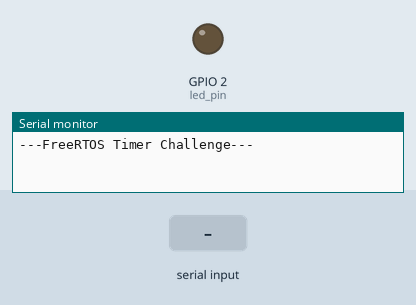
The sketch below on a simulated ESP32. Shown: output pins drawn as LEDs (lit = HIGH), the last lines printed to the serial monitor. The inputs (shaded band) are chosen by the test bench.

Above: at 1.8 s.
1.9 s: byte 30 received over Serial
At 2.4 s:
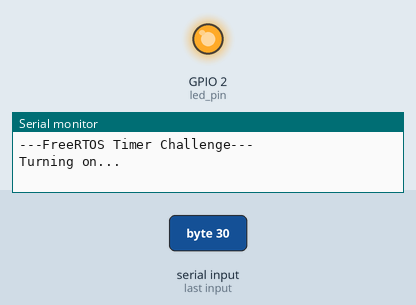
3.4 s: byte 90 received over Serial
At 9.8 s:
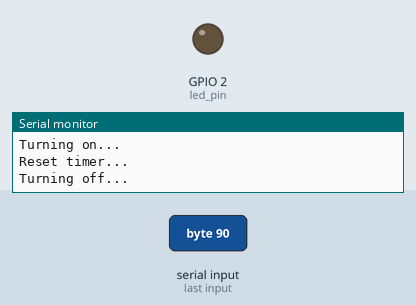
Timing chart, 0 to 10.9 s (numbered marks = the images above; inputs shaded):
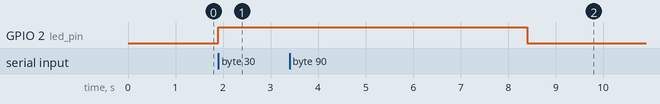

Measured:
- after the input at 1.9 s, GPIO 2 (led_pin): LOW → HIGH at once
- after the input at 3.4 s, GPIO 2 (led_pin): HIGH → LOW after 5.0 s

The sketch:

part8-challenge.ino
```cpp
// Part 8 Challenge - Software timer
/* Turn on LED when entering serial commands. Turn it off if serial is inactive
 * for 5 seconds.
 */

// Use only core 1 for demo purposes
#if CONFIG_FREERTOS_UNICORE
  static const BaseType_t app_cpu = 0;
#else
  static const BaseType_t app_cpu = 1;
#endif

// Globals
static const int led_pin = 2;
static BaseType_t xLightOn = pdFALSE;
static TimerHandle_t one_shot_timer = NULL;
static const TickType_t time_delay_tick = 5000 / portTICK_PERIOD_MS;

//*****************************************************************************
// Tasks

static void serialInputTask(void *parameters) {
  char c;

  while (1) {
    // Has an input in Serial?
    if (Serial.available() > 0) {
      c = Serial.read();
      if (xLightOn == pdFALSE) {
        // The LED was off, so turn it on
        Serial.println("Turning on...");
        xLightOn = pdTRUE;
        digitalWrite(led_pin, HIGH);
      } else {
        // The LED was already on, so reset the software timer
        Serial.println("Reset timer...");
        xTimerReset(one_shot_timer, time_delay_tick);
      }
    }
  }
}

static void lightTimerCallBack(TimerHandle_t xTimer) {
  Serial.println("Turning off...");
  // Turn off the LED
  xLightOn = pdFALSE;
  digitalWrite(led_pin, LOW);
}

//*****************************************************************************
// MAIN

void setup() {
  // put your setup code here, to run once:
  // Set up serial
  Serial.begin(115200);

  // Configure LED pin
  pinMode(led_pin, OUTPUT);

  // Wait a moment to start (so we don't miss Serial output)
  vTaskDelay(1000 / portTICK_PERIOD_MS);
  Serial.println();
  Serial.println("---FreeRTOS Timer Challenge---");

  // Create a one-shot timer
  one_shot_timer = xTimerCreate("One-shot timer",
                                time_delay_tick,
                                pdFALSE,
                                (void *)0,
                                lightTimerCallBack);

  if (one_shot_timer == NULL) {
    Serial.println("Could not create one of the timers");
  } else {
    // Create task
    xTaskCreatePinnedToCore(serialInputTask,
                            "Serial input task",
                            1024,
                            NULL,
                            1,
                            NULL,
                            app_cpu);
  }

  // Delete self task to show that timers will work with no user tasks
  vTaskDelete(NULL);
}

void loop() {
  // put your main code here, to run repeatedly:

}
```
